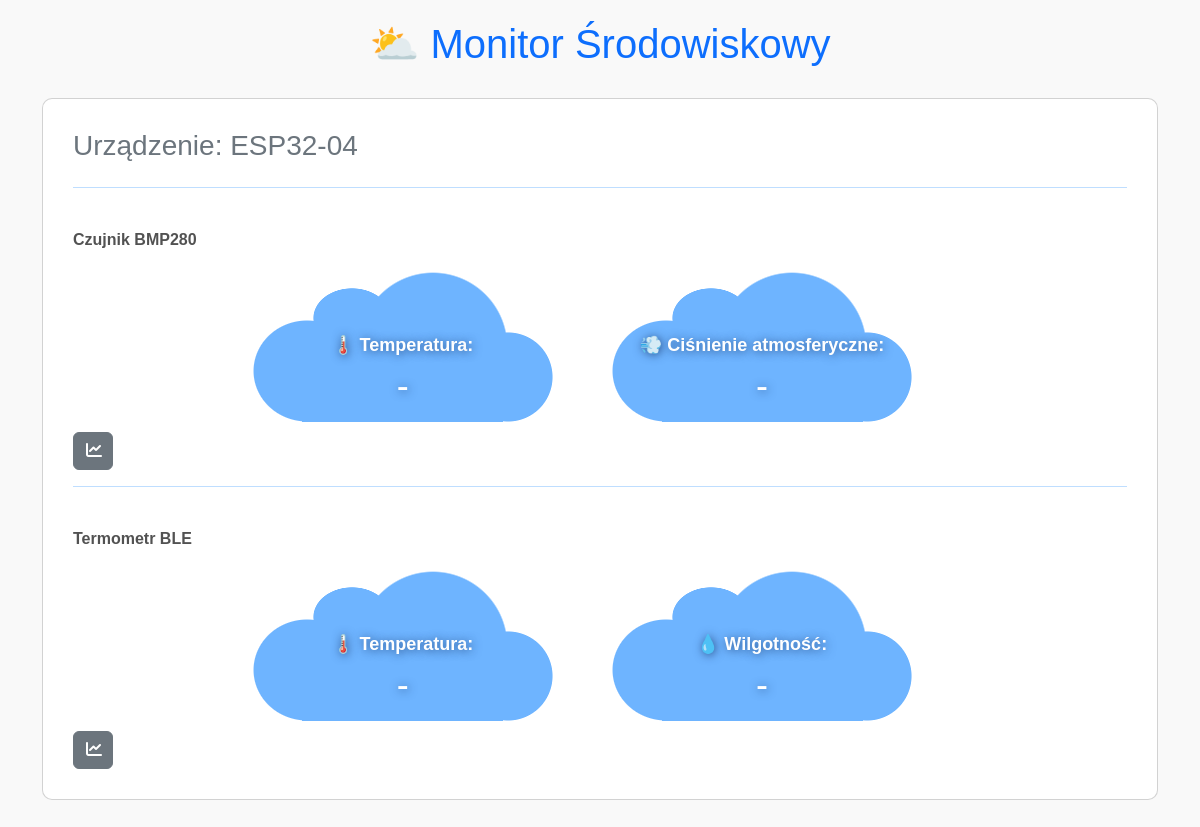
Before: /devices/data (signed in) with the older database file.
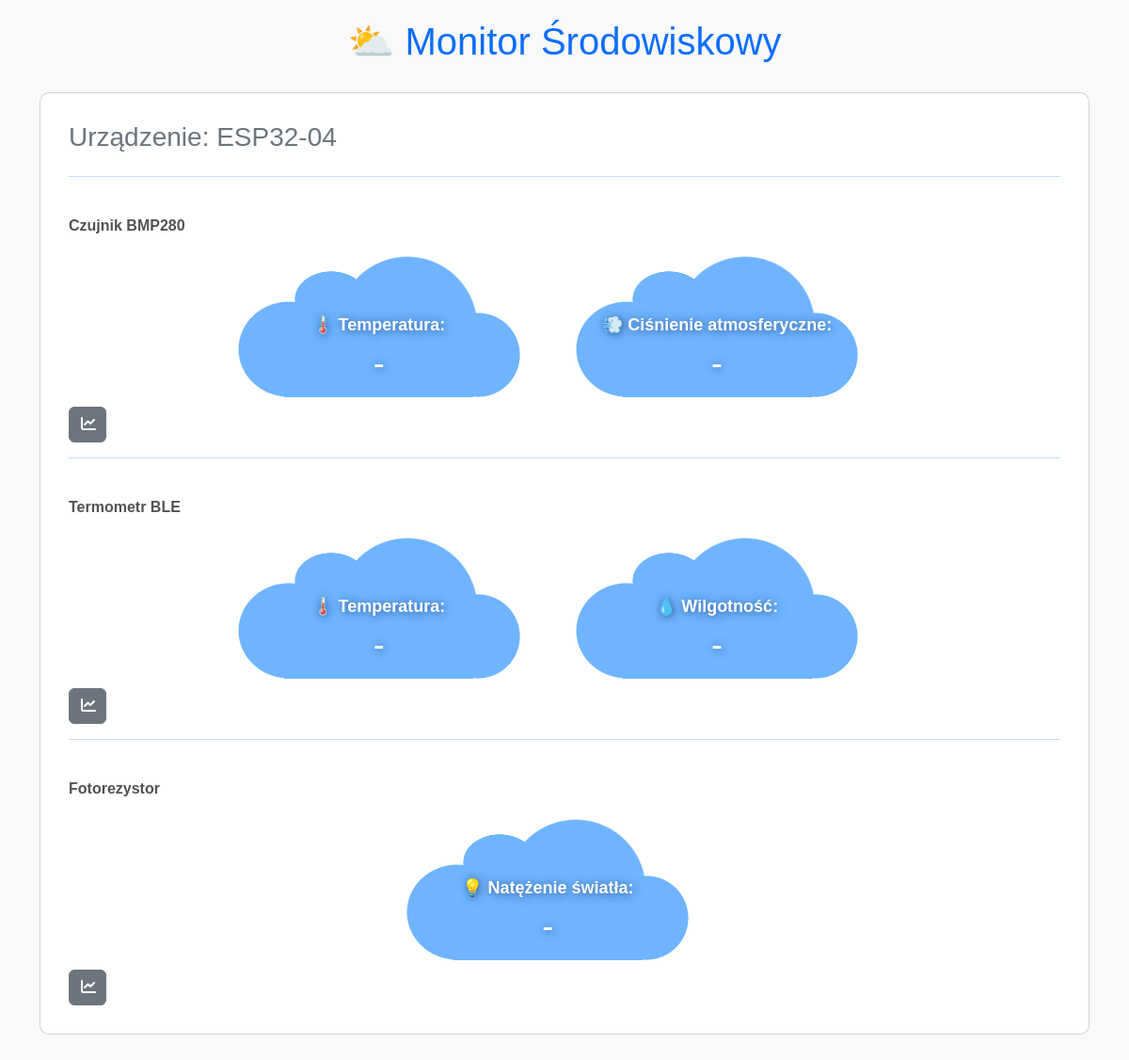
After: the same page with the newer database file.
### tables this page shows
CREATE TABLE devices (
        id INTEGER PRIMARY KEY AUTOINCREMENT,
        user_id INTEGER NOT NULL,
        device_id TEXT UNIQUE NOT NULL,
        status TEXT DEFAULT 'active',
        registration_date DATETIME DEFAULT CURRENT_TIMESTAMP,
        FOREIGN KEY(user_id) REFERENCES users(id) ON DELETE CASCADE
    );

CREATE TABLE sensors (
        id INTEGER PRIMARY KEY AUTOINCREMENT,
        user_id INTEGER NOT NULL,
        device_id TEXT NOT NULL,
        sensor_type TEXT NOT NULL,
        FOREIGN KEY(user_id) REFERENCES users(id) ON DELETE CASCADE,
        FOREIGN KEY(device_id) REFERENCES devices(device_id) ON DELETE CASCADE
    );

CREATE TABLE metrics (
        id INTEGER PRIMARY KEY AUTOINCREMENT,
        user_id INTEGER NOT NULL,
        device_id TEXT NOT NULL,
        sensor_type TEXT NOT NULL,
        metric TEXT NOT NULL,
        FOREIGN KEY(user_id) REFERENCES users(id) ON DELETE CASCADE,
        FOREIGN KEY(device_id) REFERENCES devices(device_id) ON DELETE CASCADE,
        FOREIGN KEY(sensor_type) REFERENCES sensors(sensor_type) ON DELETE CASCADE
    );

### app/routes/devices.py (the view)
@devices_bp.route('/devices/data', methods=['GET'])
def render_data():
    if 'user_id' not in session:
        return redirect(url_for('auth.login'))
    user_id = session['user_id']
    conn = get_db_connection()
    cursor = conn.cursor()
    cursor.execute('SELECT device_id FROM devices WHERE user_id = ?', (user_id,))
    devices = [row['device_id'] for row in cursor.fetchall()]
    user_sensors = {}
    for device in devices:
        cursor.execute('SELECT sensor_type FROM sensors WHERE user_id = ? AND device_id = ?', (user_id, device))
        user_sensors[device] = {}
        for row in cursor.fetchall():
            sensor_type = row['sensor_type']
            cursor.execute(
                'SELECT metric FROM metrics WHERE user_id = ? AND device_id = ? AND sensor_type = ?',
                (user_id, device, sensor_type)
            )
            user_sensors[device][sensor_type] = [metric_row['metric'] for metric_row in cursor.fetchall()]
    sensor_labels = {
        "ble": "Termometr BLE",
        "bmp280": "Czujnik BMP280",
        "temperature": "Temperatura",
        "photoresistor": "Fotorezystor"
    }
    metric_labels = {
        "temperature": "🌡️ Temperatura",
        "humidity": "💧 Wilgotność",
        "light": "💡 Natężenie światła",
        "pressure": "💨 Ciśnienie atmosferyczne"
    }
    conn.close()
    return render_template('data.html', user_sensors=user_sensors, sensor_labels=sensor_labels, metric_labels=metric_labels)

### app/database.py (called while the page is built)
def get_db_connection():
    conn = sqlite3.connect('environment_monitor.db')
    conn.row_factory = sqlite3.Row  # Umożliwia dostęp do kolumn po nazwach
    return conn

### app/templates/data.html (shortened to what this page needs)
<!DOCTYPE html>
<html lang="en">
<head>
    <link href="https://cdn.jsdelivr.net/npm/bootstrap@5.3.0-alpha3/dist/css/bootstrap.min.css" rel="stylesheet">
    <link href="https://cdnjs.cloudflare.com/ajax/libs/font-awesome/6.0.0-beta3/css/all.min.css" rel="stylesheet">
</head>
<body>
    <div class="container">
        <h1 class="text-center text-primary">⛅ Monitor Środowiskowy</h1>
        {% for device, sensors in user_sensors.items() %}
        <div class="card sensor-section">
            <h3 class="text-secondary">Urządzenie: {{ device }}</h3>
            {% for sensor, metrics in sensors.items() %}
            <hr>
            <div class="center">
                <div class="sensor-title" style="color: #525252;">{{ sensor_labels[sensor] if sensor in sensor_labels else sensor }}</div>
            <div class="row">
                {% for metric in metrics %}
                <div class="col-md-4 metric-status">
                    <div class="d-flex align-items-center">
                        <div class="data">
                            <span class="metric-label d-block">{{ metric_labels[metric] if metric in metric_labels else metric }}:</span>
                            <p id="{{ device }}-{{ sensor }}-{{ metric }}-status" class="metric-value m-0">-</p>
                        </div>
                    </div>
                </div>
                {% endfor %}
            </div>
            </div>
            <button class="btn btn-secondary" style="width:40px" onclick="toggleCharts('{{ device }}-{{ sensor }}')"><i class="fa-solid fa-chart-line"></i></button>
            {% endfor %}
        </div>
        {% endfor %}
    </div>
</body>
</html>

Changed rows visible on the page:
added sensors: sensor_type "Fotorezystor"
added metrics: metric "💡 Natężenie światła", shown under "Fotorezystor"
